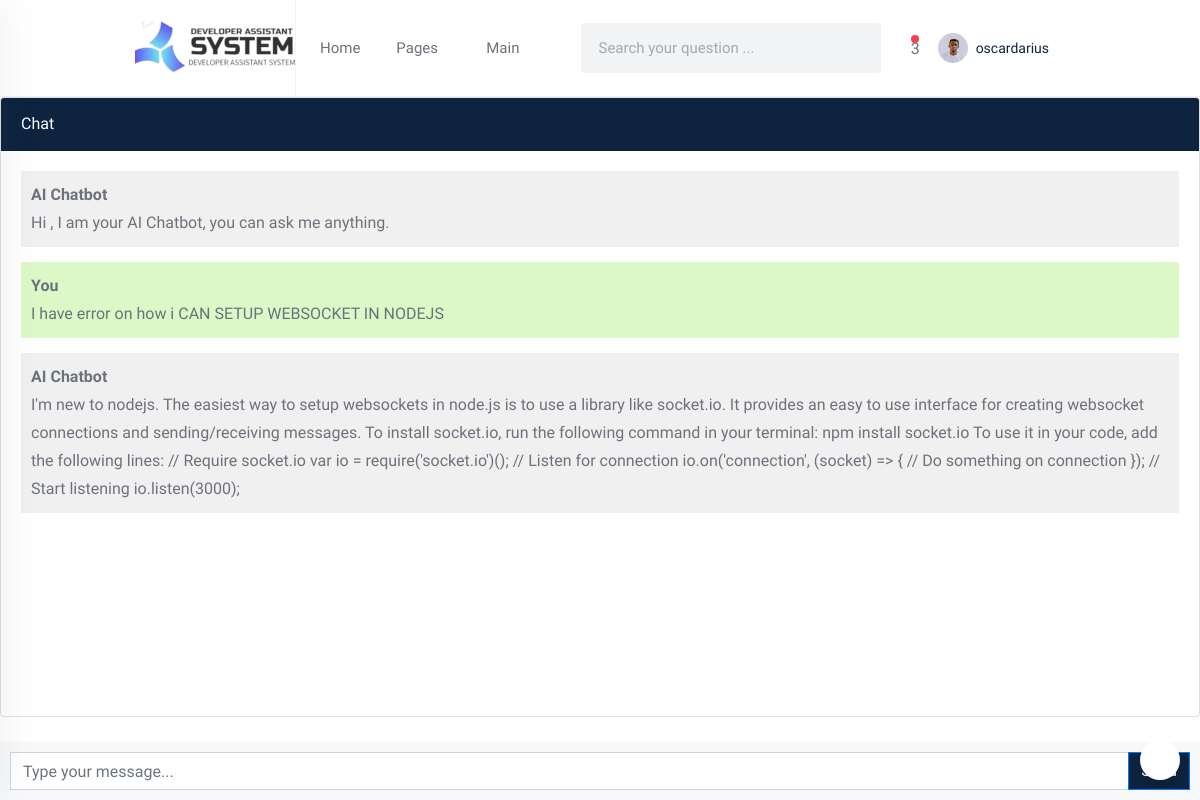
Page /chatbot (signed in) on the committed database.
### authentication/models.py (models this page shows, shortened)
class Profile(models.Model):
    user = models.OneToOneField(User, on_delete=models.CASCADE)
    user_image = models.ImageField(upload_to='images/', default='profile.png', null=True, blank=True)
    location = models.CharField(max_length=100, null=True, blank=True)
    about_me = models.TextField(null=True, blank=True)
    github_link = models.URLField(default='https://github.com/', null=True, blank=True)
    website_link = models.URLField(default='https://www.google.com/', null=True, blank=True)
    backend_development = models.PositiveIntegerField(null=True, blank=True)
    frontend_development = models.PositiveIntegerField(null=True, blank=True)
    hardware = models.PositiveIntegerField(null=True, blank=True)
    uiandux = models.PositiveIntegerField(null=True, blank=True)
    artificial_intelligence = models.PositiveIntegerField(null=True, blank=True)
    badge = models.BooleanField(default=False)
    date_created = models.DateField(default=now)

class User(AbstractBaseUser):
    full_name = models.CharField(max_length=255, null=False)
    email = models.EmailField(
        verbose_name='email address',
        max_length=255,
        unique=True,
    )
    phone_number = PhoneNumberField(unique=True)
    is_verified = models.BooleanField(default=False)
    is_two_f_enable = models.BooleanField(default=False)
    is_active = models.BooleanField(default=True)
    staff = models.BooleanField(default=False)
    admin = models.BooleanField(default=False)
    USERNAME_FIELD = 'email'
    REQUIRED_FIELDS = ['full_name', 'phone_number']
    objects = UserManager()
    class Meta:
        app_label = 'authentication'

### home_view/models.py (models this page shows, shortened)
class Chat(models.Model):
    user = models.ForeignKey(User, on_delete=models.CASCADE)
    message = models.TextField()
    response = models.TextField()
    created_at = models.DateTimeField(auto_now_add=True)

### home_view/views.py (the view)
# urls.py: path('chatbot', views.chatbot, name='chatbot'),
@login_required(login_url='login')
def chatbot(request):
    chats = Chat.objects.filter(user=request.user)
    if request.method == 'POST':
        message = request.POST.get('message')
        response = ask_openai(message)
        chat = Chat(user=request.user, message=message, response=response, created_at=timezone.now())
        chat.save()
        return JsonResponse({'message': message, 'response': response})
    return render(request, 'chatbot.html', {'chats': chats})

### home_view/templates/chatbot.html (shortened to what this page needs)
{% extends 'base_white.html' %}
{% load static %}
{% block content %}
<section class="question-area">
   <div class="chat-container">
  <div class="card flex-grow-1">
    <div class="card-header text-white">Chat</div>
      <div class="card-body messages-box">
      <ul class="list-unstyled messages-list">
        <li class="message received">
          <div class="message-text">
            <div class="message-sender">
              <b>AI Chatbot</b>
            </div>
            <div class="message-content">
              Hi {{ user.username }}, I am your AI Chatbot, you can ask me anything.
            </div>
          </div>
        </li>
          {% for chat in chats %}
              {% if chat.user == request.user %}
                  <li class="message sent">
                      <div class="message-text">
                        <div class="message-sender">
                          <b>You</b>
                        </div>
                        <div class="message-content">
                         {{ chat.message }}
                        </div>
                      </div>
                    </li>
                  <li class="message received">
                      <div class="message-text">
                        <div class="message-sender">
                          <b>AI Chatbot</b>
                        </div>
                        <div class="message-content">
                          {{ chat.response }}
                        </div>
                      </div>
                    </li>
              {% endif %}
          {% endfor %}
      </ul>
    </div>
    <br><br>
    <br><br>
    <br><br>
  </div>
  <form class="message-form">
    <div class="input-group">
      <input type="text" class="form-control message-input" placeholder="Type your message...">
      <div class="input-group-append">
        <button type="submit" class="btn btn-primary btn-send">Send</button>
      </div>
    </div>
  </form>
</div>
</section>
{% endblock %}

### templates/partial/header_white.html (shortened to what this page needs)
{% load static %}
<header class="header-area bg-white border-bottom border-bottom-gray">
    <div class="container">
        <div class="row align-items-center">
            <div class="col-lg-2">
                <div class="logo-box">
                    <a href="{% url 'home' %}" class="logo"><img src="{% static 'home/images/logo-black.png' %}" alt="logo"></a>
                </div>
            </div>
            <div class="col-lg-10">
                <div class="menu-wrapper border-left border-left-gray pl-2">
                    <nav class="menu-bar mr-auto">
                        <ul>
                            <li>
                                <a href="{% url 'home' %}">Home </a>
                            </li>
                            <li>
                                <a href="#!">Pages <i class="la la-angle-down fs-11"></i></a>
                            </li>
                            {% if user.is_authenticated %}
                            <li>
                                <a href="{% url 'user_home' %}">Main </a>
                            </li>
                            {% endif %}
                        </ul>
                    </nav>
                <form method="GET" action="{% url 'question' %}">
                        <div class="form-group mb-0">
                            <input class="form-control form--control form--control-bg-gray text-black" type="text" name="search_question" placeholder="Search your question ...">
                            <button class="form-btn text-white-50" type="submit"><i class="la la-search"></i></button>
                        </div>
                    </form>
                    {% if user.is_authenticated %}
                    <div class="nav-right-button">
                        <ul class="user-action-wrap d-flex align-items-center">
                            <li class="dropdown">
                                <span class="ball red ball-lg noti-dot totalunreadMain">{{ notification_header_count }}</span>
                                <a class="nav-link dropdown-toggle dropdown--toggle" href="#" id="notificationDropdown" role="button" data-toggle="dropdown" aria-haspopup="true" aria-expanded="false">
                                    <i class="la la-bell"></i>
                                </a>
                            </li>
                            <li class="dropdown user-dropdown">
                                <a class="nav-link dropdown-toggle dropdown--toggle pl-2" href="#" id="userMenuDropdown" role="button" data-toggle="dropdown" aria-haspopup="true" aria-expanded="false">
                                    <div class="media media-card media--card shadow-none mb-0 rounded-0 align-items-center bg-transparent">
                                        <div class="media-img media-img-xs flex-shrink-0 rounded-full mr-2">
                                            <img src="{{ profile.user_image.url }}" alt="avatar" class="rounded-full">
                                        </div>
                                        <div class="media-body p-0 border-left-0">
                                            <h5 class="fs-14">{{ user.full_name }}</h5>
                                        </div>
                                    </div>
                                </a>
                            </li>
                        </ul>
                    </div>
                    {% endif %}
                </div>
            </div>
        </div>
    </div>
</header>

### home_view/templates/chatbot.html (style rules this page uses)
body, html { height: 100%; }
.messages-box { flex: 1; overflow-y: auto; }
.messages-list { padding-left: 0; }
.message { margin-bottom: 15px; list-style: none; }
.message-text { padding: 10px; border-radius: 5px; }
.sent { background-color: #dcf8c6; align-self: flex-end; }
.received { background-color: #f1f0f0; align-self: flex-start; }
.message-form { display: flex; position: fixed; bottom: 0; left: 0; right: 0; padding: 10px; background-color: #f8f9fa; }
.message-input { flex: 1; border-radius: 0; border-right: none; }
.btn-send { border-radius: 0; }
.chat-container { height: 100%; display: flex; flex-direction: column; }
.card-header { background-color: #0D233E; }
.input-group-append button { background-color: #0D233E !important; }

### rows in the picture
Profile: user_image (picture)
User: full_name "oscardarius"
Chat: message "I have error on how i CAN SETUP WEBSOCKET IN NODEJS", response "I'm new to nodejs. The easiest way to setup websockets in node.js is to use a library like socket.io. It provides an easy to use interface for creating websocket connections and sending/receiving messages. To install socket.io, run the following command in your terminal: npm install socket.io To use it in your code, add the following lines: // Require socket.io var io = require('socket.io')(); // Listen for connection io.on('connection', (socket) => { // Do something on connection }); // Start listening io.listen(3000);"

### other values in the picture
{{ notification_header_count }} "3"
